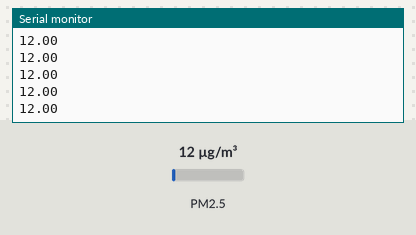
A sketch run on a simulated ESP32. On the bench: the last lines printed to the serial monitor. Inputs (shaded band) come from the test bench; at power-on: PM2.5 12 µg/m³.

Above: at 1.2 s.
1.3 s: PM2.5 set to 6 µg/m³
At 2.1 s:
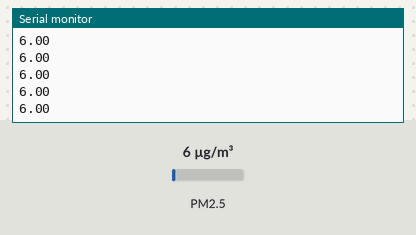
2.8 s: PM2.5 set to 75 µg/m³
At 3.4 s:
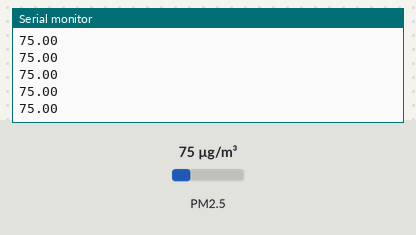
Timing chart, 0 to 5.8 s (numbered marks = the images above; inputs shaded):
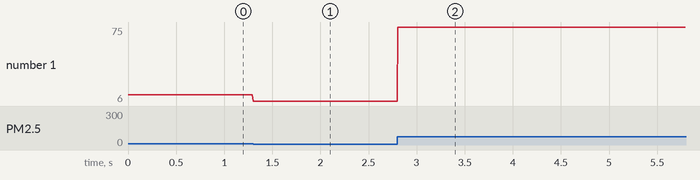

Measured:
- after the input at 1.3 s, the serial monitor: prints a new line at once (image 1)
- after the input at 2.8 s, the serial monitor: prints a new line at once (image 2)
- plotted number 1: 12 → 6 after the input at 1.3 s, 6 → 75 after the input at 2.8 s

The sketch:

GP2Y1010AU0F.ino
```cpp
#include <Wire.h>
#include <GP2YDustSensor.h> // Library for dust sensor
const uint8_t SHARP_LED_PIN = 12; // Dust sensor LED pin
const uint8_t SHARP_VO_PIN = 34;
GP2YDustSensor dustSensor(GP2YDustSensorType :: GP2Y1010AU0F, SHARP_LED_PIN, SHARP_VO_PIN);

void setup() {
  Serial.begin(9600);
    dustSensor.begin();
    Serial.println(F("TEST DUST"));
}

void loop() {
  Serial.println(dustSensor.getDustDensity());

}
```
